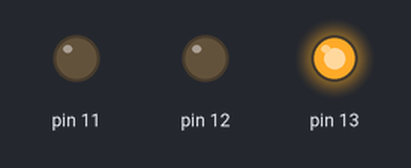
A sketch run on a simulated Arduino Uno, built with avr-gcc and run on an emulated ATmega328P. Shown: output pins drawn as LEDs (lit = HIGH).

Above: at 0.2 s.
At 0.7 s:
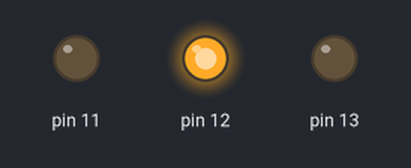
At 2.7 s:
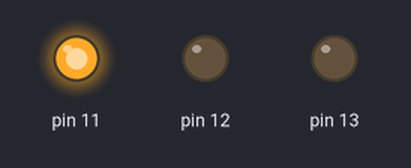
Timing chart, 0 to 3.5 s (numbered marks = the images above):
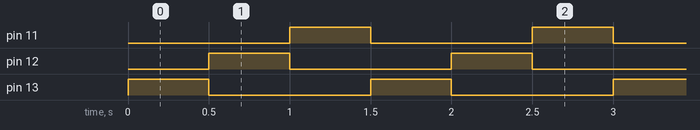

The sketch:

Ej02_01.ino
```cpp
const int leds[] = {13, 12, 11};
const int tiempoOn = 500;

void setup() {
    for (int elemento: leds) {
        pinMode(elemento, OUTPUT);
    }
}

void loop() {
	for (int elemento: leds) {
        encenderLed(elemento, tiempoOn);
    }
}

void encenderLed(int puerto, int tiempo) {
    digitalWrite(puerto, HIGH);
    delay(tiempo);
    digitalWrite(puerto, LOW);
}
```

Measured:
- by itself, pin 11–13: alternates HIGH for 0.50 s and LOW for 1.0 s
- by itself, everything shown: repeats every 1.5 s, in 4 steps
